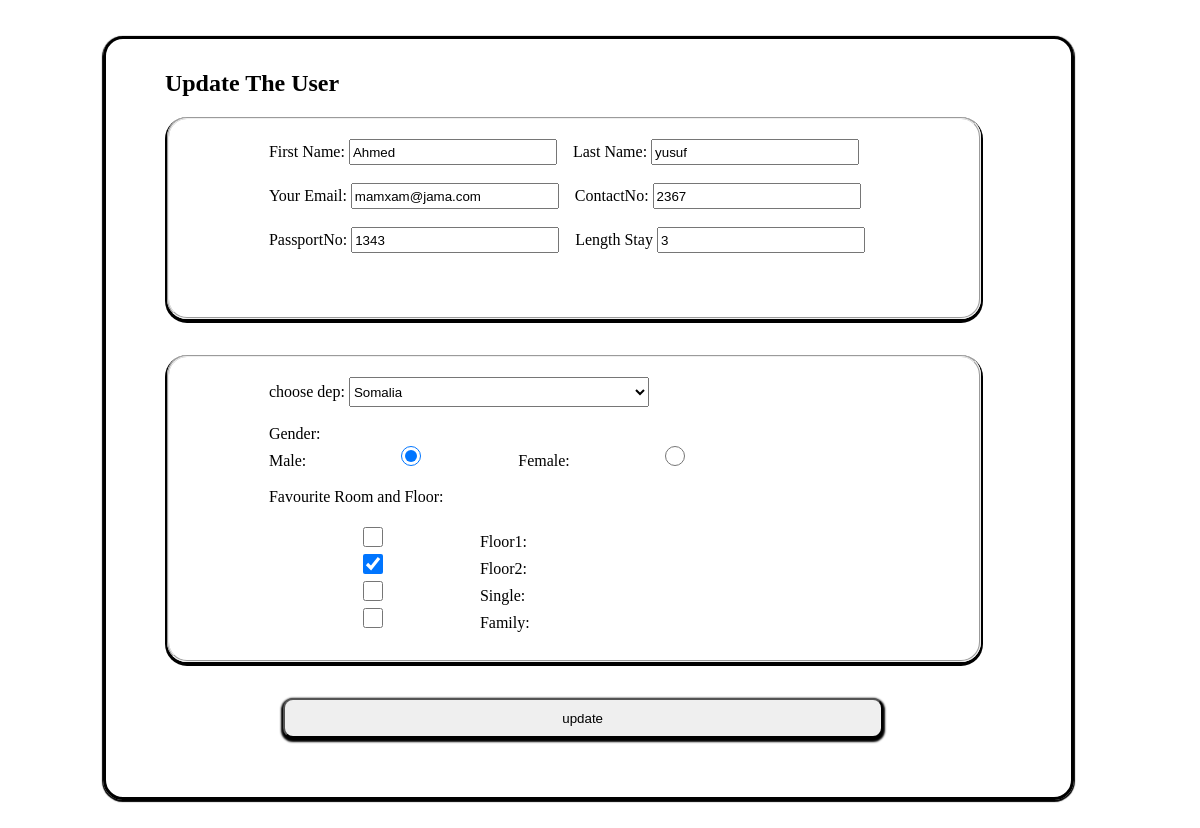
The app's page /updateForm.php?id=15 (signed in) with its own data.
### tables this page shows
CREATE TABLE `abo` (
  `id` int(10) NOT NULL,
  `firstName` varchar(30) NOT NULL,
  `lastName` varchar(40) NOT NULL,
  `email` varchar(40) NOT NULL,
  `contact` int(40) NOT NULL,
  `passportS` int(40) NOT NULL,
  `country` varchar(40) NOT NULL,
  `lengthStay` int(40) NOT NULL,
  `gender` varchar(10) NOT NULL,
  `frf` varchar(40) NOT NULL
);

### updateForm.php (the view, shortened to what this page needs)
<?php
if(!isset($_SESSION['user_email'])){
echo "<script>window.open('loginForm.php','_self')</script>";
}
else{
require_once('connection.php');
?>
<?php
$res=mysqli_query($conn,"select * from abo where id=".$_GET['id']);
$user=mysqli_fetch_array($res);
 ?>
<!DOCTYPE html>
<html>
<head>
</head>
<body>
<form action="action.php" method="post">
<h2> Update The User</h2>
<fieldset>
	<label> First Name:</label>&nbsp<input type="text" name="fname" value="<?php echo $user['firstName'];?>"/>&nbsp &nbsp
	<label>Last Name:</label>&nbsp<input type="text" name="lname"  value="<?php echo $user['lastName'];?>"><br><br>
	<label>Your Email:</label>&nbsp<input type="text" name="umail" value="<?php echo $user['email'];?>">&nbsp &nbsp
	<label>ContactNo:</label>&nbsp<input type="number" name="cont" value="<?php echo $user['contact'];?>"><br/> <br/>
	<label>PassportNo:</label>&nbsp<input type="number" name="Pno" value="<?php echo $user['passportS'];?>">&nbsp &nbsp
	<label>Length Stay</label>&nbsp<input type="number" name="lstay" value="<?php echo $user['lengthStay'];?>"><br/> <br/><br/> <br/>
	</fieldset>
	<br/><br/>
	<fieldset>
	choose dep:
	 <select name="ctry">
	 	<option value="Somalia" <?php echo ($user['country']=='Somalia')?'selected':"" ?> >Somalia</option>
	 </select><br><br>
	<label>Gender:</label><br/>
	<label>Male:</label><input type="radio" name="gender" value="M" <?php if ($user['gender']=='M'): echo "checked"; ?>
	<?php endif ?>>
	<label>Female:</label><input type="radio" name="gender" value="F" <?php if ($user['gender']=='F'): echo "checked"; ?> <?php endif ?> ><br><br>
	Favourite Room and Floor:<br><br>
	 <input type="checkbox" name="rf[]" value="Floor1"  <?php if(strpos($user['frf'],'Floor1')!== false) echo 'checked'?>> Floor1: <br/>
	 <input type="checkbox" name="rf[]" value="Floor2"  <?php if(strpos($user['frf'],'Floor2')!== false) echo 'checked'?>> Floor2:<br/>
	 <input type="checkbox" name="rf[]" value="Single" <?php if(strpos($user['frf'],'Single')!== false) echo 'checked'?>> Single:<br/>
	 <input type="checkbox" name="rf[]" value="Family" <?php if(strpos($user['frf'],'Family')!== false) echo 'checked'?>> Family:<br><br>
</fieldset>
<br/>
<br/>
<input type="submit" name="btn" id="btn" value="update">
</form>
</body>
</html>
<?php } ?>

### updateForm.php (style rules this page uses)
Form { border: solid; margin-right: 10%; padding-left: 5%; margin-left: 8%; padding-top: 1%; padding-bottom: 5%; margin-top: 3%; margin-bottom: 15%; border-radius: 20px; box-shadow: 0px 1px 1px 1px; }
input { width: 200px; height: 20px; }
#btn { width: 600px; height: 40px; margin-left: 13%; border-radius: 10px; box-shadow: 0px 2px 2px 2px ; }
fieldset { padding-top: 20px; padding-left: 100px; margin-right: 90px; border-radius: 20px; box-shadow: 0px 2px 0px 2px; }
select { width:300px; height: 30px; }

### records on screen
abo: fname "Ahmed", lname "yusuf", umail "mamxam@jama.com", cont "2367", Pno "1343", lstay "3", gender "☑", frf "☑"
